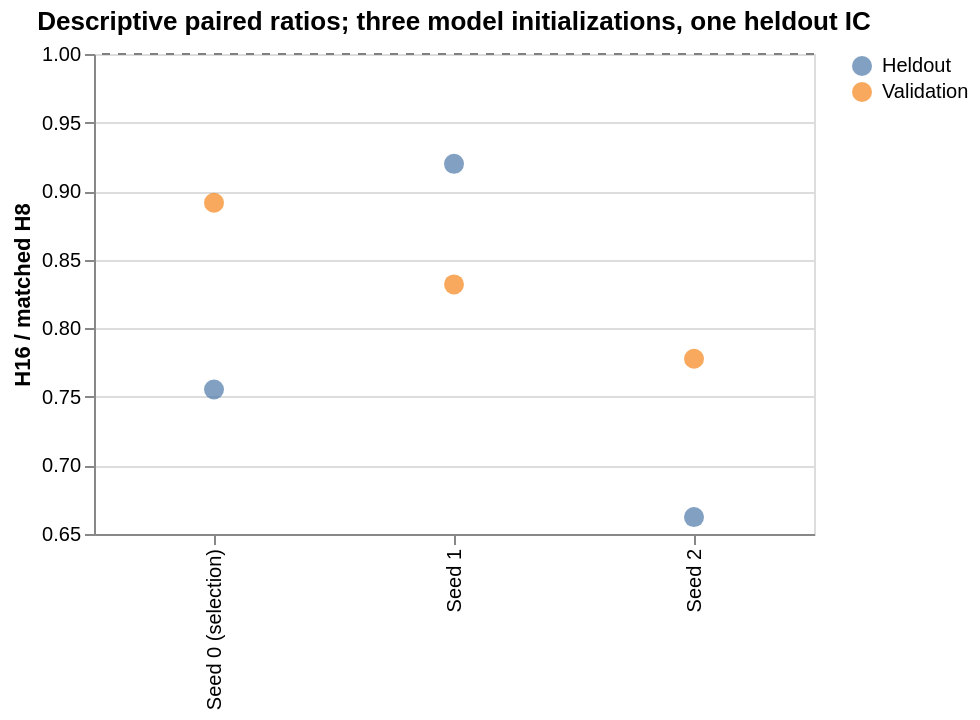

Specify this chart in Vega-Lite:
### Vega-Lite specification from a JSON file in a GitHub repository (floating-point values rounded to 4 significant figures)
{"config": {"view": {"continuousWidth": 300, "continuousHeight": 300}}, "layer": [{"data": {"values": [{"seed": "Seed 0 (selection)", "metric": "Validation", "ratio": 0.8915}, {"seed": "Seed 0 (selection)", "metric": "Heldout", "ratio": 0.7554}, {"seed": "Seed 1", "metric": "Validation", "ratio": 0.832}, {"seed": "Seed 1", "metric": "Heldout", "ratio": 0.9199}, {"seed": "Seed 2", "metric": "Validation", "ratio": 0.7778}, {"seed": "Seed 2", "metric": "Heldout", "ratio": 0.6623}]}, "mark": {"type": "point", "filled": true, "size": 100}, "encoding": {"color": {"field": "metric", "title": null, "type": "nominal"}, "tooltip": [{"field": "seed", "type": "nominal"}, {"field": "metric", "type": "nominal"}, {"field": "ratio", "type": "quantitative"}], "x": {"field": "seed", "title": null, "type": "nominal"}, "y": {"field": "ratio", "scale": {"zero": false}, "title": "H16 / matched H8", "type": "quantitative"}}}, {"data": {"values": [{"ratio": 1}]}, "mark": {"type": "rule", "color": "gray", "strokeDash": [4, 4]}, "encoding": {"y": {"field": "ratio", "type": "quantitative"}}}], "height": 240, "title": "Descriptive paired ratios; three model initializations, one heldout IC", "width": 360, "$schema": "https://vega.github.io/schema/vega-lite/v6.4.1.json"}
